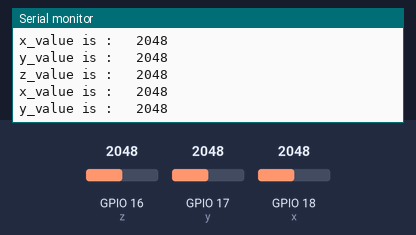
A program run on a simulated ESP32-S3. On the bench: the last lines printed to the serial monitor. Inputs (shaded band) come from the test bench; at power-on: GPIO 17 (y) = 2048, GPIO 16 (z) = 2048, GPIO 18 (x) = 2048. USB keyboard and mouse output is not drawn.

Above: at 1.2 s.
1.3 s: GPIO 17 (y) set to 1025
At 1.86 s:
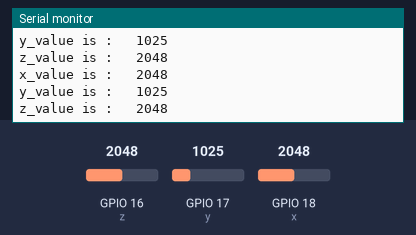
2.8 s: GPIO 17 (y) set to 964
At 2.9 s:
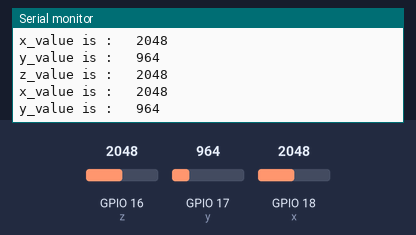
5.8 s: GPIO 16 (z) set to 1032
At 6.0 s:
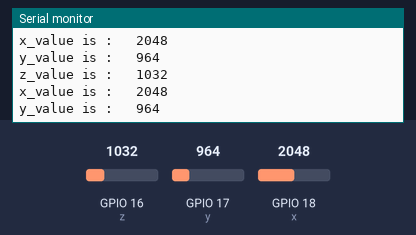
7.3 s: GPIO 16 (z) set to 928
At 7.42 s:
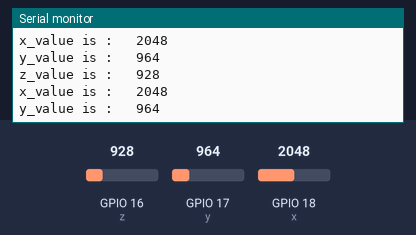
8.8 s: GPIO 18 (x) set to 1052
At 8.82 s:
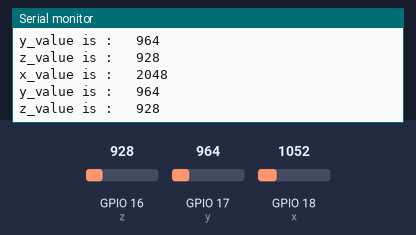
10.3 s: GPIO 18 (x) set to 939
At 10.34 s:
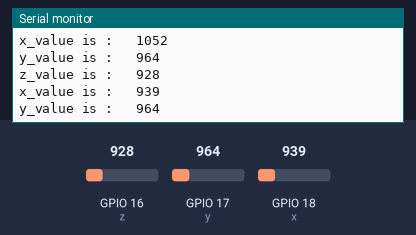
Timing chart, 0 to 12.8 s (numbered marks = the images above; inputs shaded):
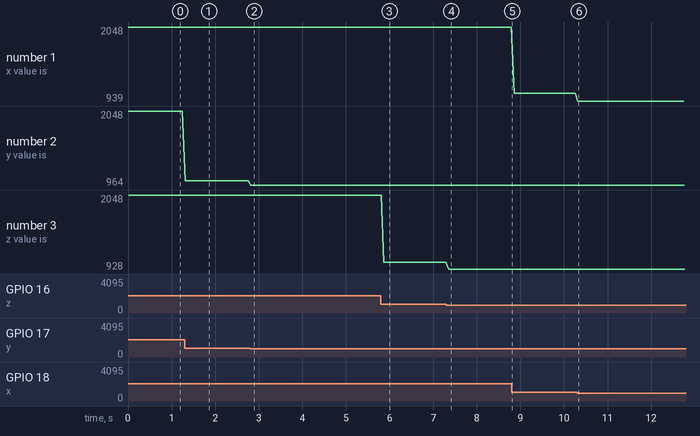

The program:

main.cpp
```cpp
/**
 * This example turns the ESP32 into a Bluetooth LE keyboard that writes the words, presses Enter, presses a media key and then Ctrl+Alt+Delete
 */

#include <Arduino.h>
#include <BleKeyboard.h>

BleKeyboard bleKeyboard;

#define z 16
#define y 17
#define x 18


void setup() {
  Serial.begin(9600);
  Serial.println("Starting BLE work!");
  bleKeyboard.begin();

  pinMode(x,INPUT);
  pinMode(y,INPUT);
  pinMode(z,INPUT);
  Serial.print("sensor config is OK!!!\n");
}

void loop(){
  int x_value = analogRead(x);
  int y_value = analogRead(y);
  int z_value = analogRead(z);

  Serial.print("x_value is :   ");
  Serial.print(x_value);
  Serial.print("\n");
  Serial.print("y_value is :   ");
  Serial.print(y_value);
  Serial.print("\n");
  Serial.print("z_value is :   ");
  Serial.print(z_value);
  Serial.print("\n");

  delay(20);
  Serial.print("\n\n\n");


  bool mediaStatus = true;
  if(bleKeyboard.isConnected()) {
    if(x_value == 0){//音量减
      bleKeyboard.write(KEY_MEDIA_VOLUME_DOWN);
      delay(20);
    }
    else if (x_value > 4000 and y_value > 4000 and z_value > 4000){//音量加
      bleKeyboard.write(KEY_MEDIA_VOLUME_UP);
      delay(20);
    }
    // else if(){//下一曲
    //   bleKeyboard.write(KEY_MEDIA_NEXT_TRACK);
    // }
    else if(y_value == 0){//上一曲
      bleKeyboard.write(KEY_MEDIA_PREVIOUS_TRACK);
      delay(20);

    }
    else if(z_value == 0 ){//控制暂停或开启
      bleKeyboard.write(KEY_MEDIA_PLAY_PAUSE);
      delay(200);
      bleKeyboard.releaseAll();
    }


  // //使用蓝牙输出字符串
  // Serial.println("Sending 'Hello world'...");
  // bleKeyboard.print("Hello world");

  // delay(1000);

  // Serial.println("Sending Enter key...");
  // bleKeyboard.write(KEY_RETURN);

  // delay(1000);

  // Serial.println("Sending Play/Pause media key...");
  // bleKeyboard.write(KEY_MEDIA_PLAY_PAUSE);

  // delay(1000);


   // Below is an example of pressing multiple keyboard modifiers
   // which by default is commented out.
    /*
    Serial.println("Sending Ctrl+Alt+Delete...");
    bleKeyboard.press(KEY_LEFT_CTRL);
    bleKeyboard.press(KEY_LEFT_ALT);
    bleKeyboard.press(KEY_DELETE);
    delay(100);
    bleKeyboard.releaseAll();
    */

  }

  // Serial.println("Waiting 5 seconds...");
  // delay(5000);
}
```

Measured:
- the behaviour switches between 1000 and 999 on GPIO 17 (y) (found by bisection; images 1 and 2)
- the behaviour switches between 1000 and 999 on GPIO 18 (x) (found by bisection; images 5 and 6)
- after the input at 1.3 s, the serial monitor: prints a new line at once (image 1)
- after the input at 2.8 s, the serial monitor: prints a new line at once (image 2)
- after the input at 5.8 s, the serial monitor: prints a new line after 0.07 s (image 3)
- after the input at 7.3 s, the serial monitor: prints a new line after 0.06 s (image 4)
- after the input at 10.3 s, the serial monitor: prints a new line at once (image 6)
- plotted number 1: 2048 → 1052 after the input at 8.8 s, 1052 → 939 after the input at 10.3 s
